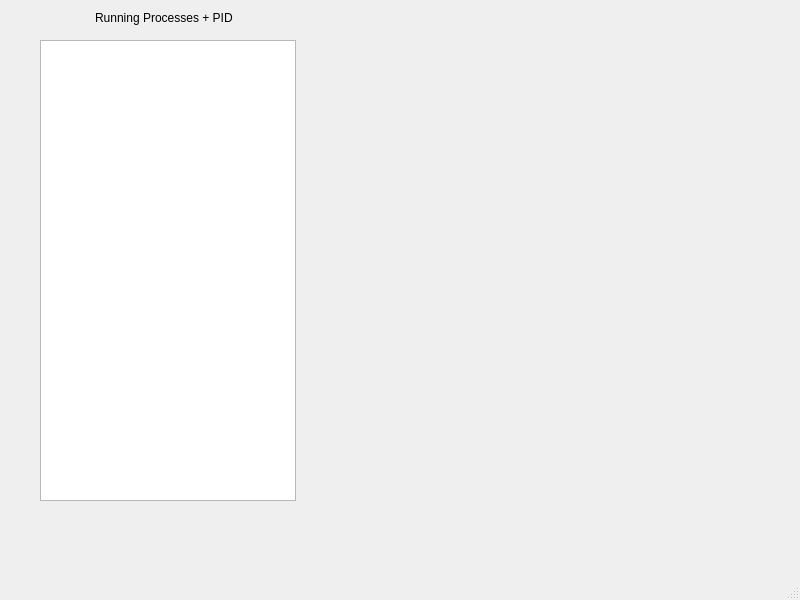
<?xml version="1.0" encoding="UTF-8"?>
<ui version="4.0">
 <class>MainWindow</class>
 <widget class="QMainWindow" name="MainWindow">
  <property name="geometry">
   <rect>
    <x>0</x>
    <y>0</y>
    <width>800</width>
    <height>600</height>
   </rect>
  </property>
  <property name="windowTitle">
   <string>MainWindow</string>
  </property>
  <widget class="QWidget" name="centralwidget">
   <widget class="QTableWidget" name="tableWidget">
    <property name="geometry">
     <rect>
      <x>40</x>
      <y>40</y>
      <width>256</width>
      <height>461</height>
     </rect>
    </property>
   </widget>
   <widget class="QLabel" name="label">
    <property name="geometry">
     <rect>
      <x>40</x>
      <y>10</y>
      <width>251</width>
      <height>16</height>
     </rect>
    </property>
    <property name="text">
     <string>Running Processes + PID </string>
    </property>
    <property name="alignment">
     <set>Qt::AlignmentFlag::AlignCenter</set>
    </property>
   </widget>
  </widget>
  <widget class="QMenuBar" name="menubar">
   <property name="geometry">
    <rect>
     <x>0</x>
     <y>0</y>
     <width>800</width>
     <height>21</height>
    </rect>
   </property>
  </widget>
  <widget class="QStatusBar" name="statusbar"/>
 </widget>
 <resources/>
 <connections/>
</ui>
